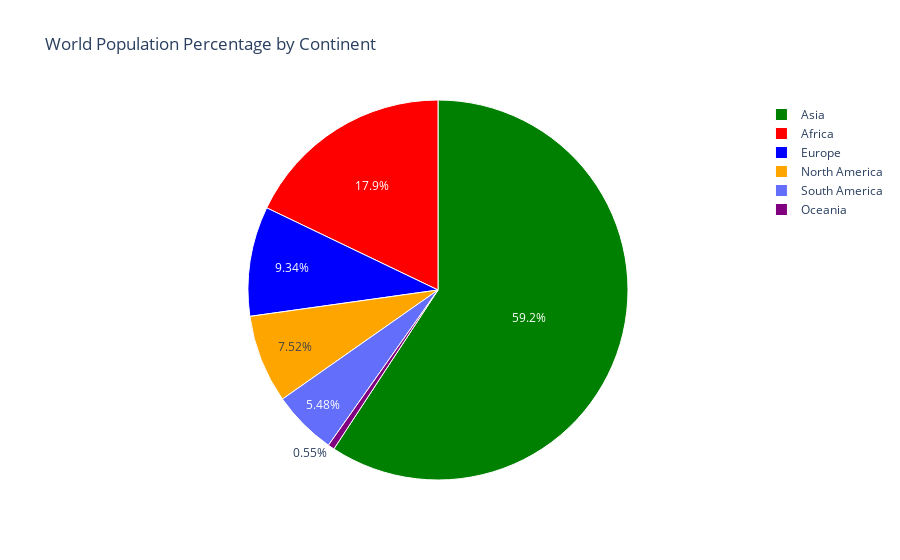

The cell this chart's notebook holds for it:
### Markdown cell above
# Show the plot

### Code cell
fig.show()

### Figure 1 — Plotly figure (JSON) as saved in the notebook; plotly's stock layout.template omitted (floating-point values rounded to 4 significant figures)
{"data": [{"labels": ["Africa", "Asia", "Europe", "North America", "Oceania", "South America"], "marker": {"colors": ["red", "green", "blue", "orange", "purple"], "line": {"color": "#FFFFFF", "width": 1}}, "type": "pie", "values": [17.87, 59.19, 9.33, 7.51, 0.55, 5.48]}], "layout": {"paper_bgcolor": "rgba(255,255,255,0)", "plot_bgcolor": "rgba(255,255,255,0)", "title": {"text": "World Population Percentage by Continent"}}}
